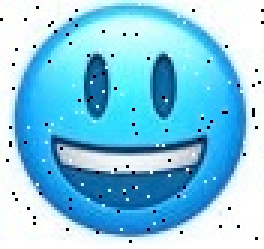
#> input picture smile_noise_2.jpg, 88 x 83 px (shown 3 times larger)
$ python main.py
#> lines starting #> are read from the running program, lines starting #| are printed output that depends on the picture; after the words box and inside, x2 and y2 are one past the last pixel; in counts of white or black regions, pixels touching at a corner belong together
import cv2
import matplotlib.pyplot as plt
import numpy as np

# Load the image
img = cv2.imread('smile_noise_2.jpg', cv2.IMREAD_COLOR_RGB)
#> img is the input picture: shape (83, 88, 3); mean B, G, R 229.4, 201.7, 131.4

# Convert to grayscale then binary
img = np.mean(img, axis=2)
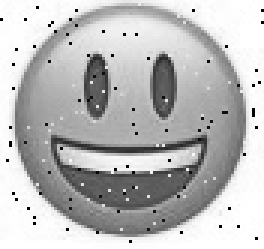
#> img: shape (83, 88) float64 (shown 3 times larger); min 0, max 255, mean 187.5
img = cv2.threshold(img, 110, 255, cv2.THRESH_BINARY)[1]
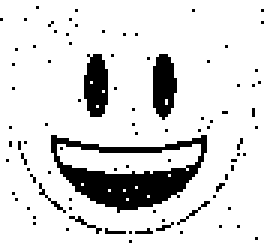
#> img: shape (83, 88) float64 (shown 3 times larger); 86.4% white; 90 black regions (87 under 20 px), largest, box (x1, y1, x2, y2) and area: (17, 45, 69, 71) 558, (28, 18, 36, 39) 135, (51, 18, 59, 40) 134

kernel2 = np.ones((2, 2), np.uint8)
kernel3 = np.ones((3, 3), np.uint8)

img1 = cv2.dilate(img, kernel2)
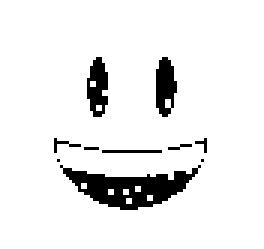
#> img1: shape (83, 88) float64 (shown 3 times larger); 92% white; 10 black regions (6 under 20 px), largest, box (x1, y1, x2, y2) and area: (20, 55, 67, 70) 333, (52, 19, 59, 39) 101, (29, 19, 36, 39) 97, (34, 50, 54, 51) 20
img2 = cv2.erode(img1, kernel3)
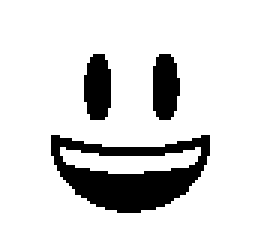
#> img2: shape (83, 88) float64 (shown 3 times larger); 85.8% white; 3 black regions, box (x1, y1, x2, y2) and area: (17, 45, 70, 71) 705, (28, 18, 37, 40) 167, (51, 18, 60, 40) 165


plt.imshow(img2, cmap='gray')
plt.show()
